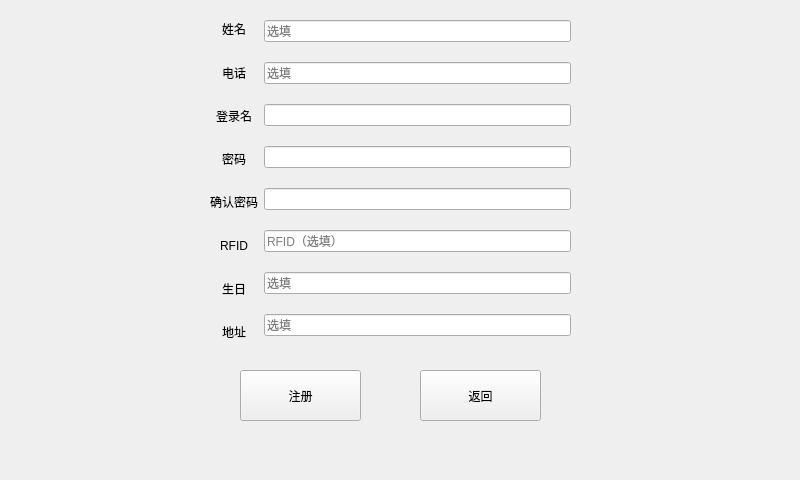
<?xml version="1.0" encoding="UTF-8"?>
<ui version="4.0">
 <class>new_owner</class>
 <widget class="QMainWindow" name="new_owner">
  <property name="geometry">
   <rect>
    <x>0</x>
    <y>0</y>
    <width>800</width>
    <height>480</height>
   </rect>
  </property>
  <property name="windowTitle">
   <string>MainWindow</string>
  </property>
  <widget class="QWidget" name="centralwidget">
   <widget class="SoftKey" name="widget_4" native="true">
    <property name="geometry">
     <rect>
      <x>0</x>
      <y>290</y>
      <width>801</width>
      <height>191</height>
     </rect>
    </property>
   </widget>
   <widget class="QPushButton" name="register_Btn">
    <property name="geometry">
     <rect>
      <x>240</x>
      <y>370</y>
      <width>121</width>
      <height>51</height>
     </rect>
    </property>
    <property name="text">
     <string>注册</string>
    </property>
   </widget>
   <widget class="QPushButton" name="back_Btn">
    <property name="geometry">
     <rect>
      <x>420</x>
      <y>370</y>
      <width>121</width>
      <height>51</height>
     </rect>
    </property>
    <property name="text">
     <string>返回</string>
    </property>
   </widget>
   <widget class="QWidget" name="layoutWidget">
    <property name="geometry">
     <rect>
      <x>210</x>
      <y>20</y>
      <width>361</width>
      <height>321</height>
     </rect>
    </property>
    <layout class="QHBoxLayout" name="horizontalLayout">
     <item>
      <layout class="QVBoxLayout" name="verticalLayout">
       <property name="spacing">
        <number>25</number>
       </property>
       <item>
        <widget class="QLabel" name="label">
         <property name="text">
          <string>姓名</string>
         </property>
         <property name="alignment">
          <set>Qt::AlignCenter</set>
         </property>
        </widget>
       </item>
       <item>
        <widget class="QLabel" name="label_2">
         <property name="text">
          <string>电话</string>
         </property>
         <property name="alignment">
          <set>Qt::AlignCenter</set>
         </property>
        </widget>
       </item>
       <item>
        <widget class="QLabel" name="label_3">
         <property name="text">
          <string>登录名</string>
         </property>
         <property name="alignment">
          <set>Qt::AlignCenter</set>
         </property>
        </widget>
       </item>
       <item>
        <widget class="QLabel" name="label_4">
         <property name="text">
          <string>密码</string>
         </property>
         <property name="alignment">
          <set>Qt::AlignCenter</set>
         </property>
        </widget>
       </item>
       <item>
        <widget class="QLabel" name="label_5">
         <property name="text">
          <string>确认密码</string>
         </property>
         <property name="alignment">
          <set>Qt::AlignCenter</set>
         </property>
        </widget>
       </item>
       <item>
        <widget class="QLabel" name="label_7">
         <property name="text">
          <string>RFID</string>
         </property>
         <property name="alignment">
          <set>Qt::AlignCenter</set>
         </property>
        </widget>
       </item>
       <item>
        <widget class="QLabel" name="label_8">
         <property name="text">
          <string>生日</string>
         </property>
         <property name="alignment">
          <set>Qt::AlignCenter</set>
         </property>
        </widget>
       </item>
       <item>
        <widget class="QLabel" name="label_6">
         <property name="text">
          <string>地址</string>
         </property>
         <property name="alignment">
          <set>Qt::AlignCenter</set>
         </property>
        </widget>
       </item>
      </layout>
     </item>
     <item>
      <layout class="QVBoxLayout" name="verticalLayout_2">
       <property name="spacing">
        <number>20</number>
       </property>
       <item>
        <widget class="QLineEdit" name="name_lineEdit">
         <property name="placeholderText">
          <string>选填</string>
         </property>
        </widget>
       </item>
       <item>
        <widget class="QLineEdit" name="tele_lineEdit">
         <property name="placeholderText">
          <string>选填</string>
         </property>
        </widget>
       </item>
       <item>
        <widget class="QLineEdit" name="account_lineEdit"/>
       </item>
       <item>
        <widget class="QLineEdit" name="password_lineEdit"/>
       </item>
       <item>
        <widget class="QLineEdit" name="password_ms_lineEdit"/>
       </item>
       <item>
        <widget class="QLineEdit" name="RFID_lineEdit">
         <property name="text">
          <string/>
         </property>
         <property name="placeholderText">
          <string>RFID（选填）</string>
         </property>
        </widget>
       </item>
       <item>
        <widget class="QLineEdit" name="birth_lineEdit">
         <property name="placeholderText">
          <string>选填</string>
         </property>
        </widget>
       </item>
       <item>
        <widget class="QLineEdit" name="address_lineEdit">
         <property name="text">
          <string/>
         </property>
         <property name="placeholderText">
          <string>选填</string>
         </property>
        </widget>
       </item>
      </layout>
     </item>
    </layout>
   </widget>
   <zorder>register_Btn</zorder>
   <zorder>back_Btn</zorder>
   <zorder>layoutWidget</zorder>
   <zorder>widget_4</zorder>
  </widget>
 </widget>
 <customwidgets>
  <customwidget>
   <class>SoftKey</class>
   <extends>QWidget</extends>
   <header>softkey.h</header>
   <container>1</container>
  </customwidget>
 </customwidgets>
 <resources/>
 <connections/>
</ui>
